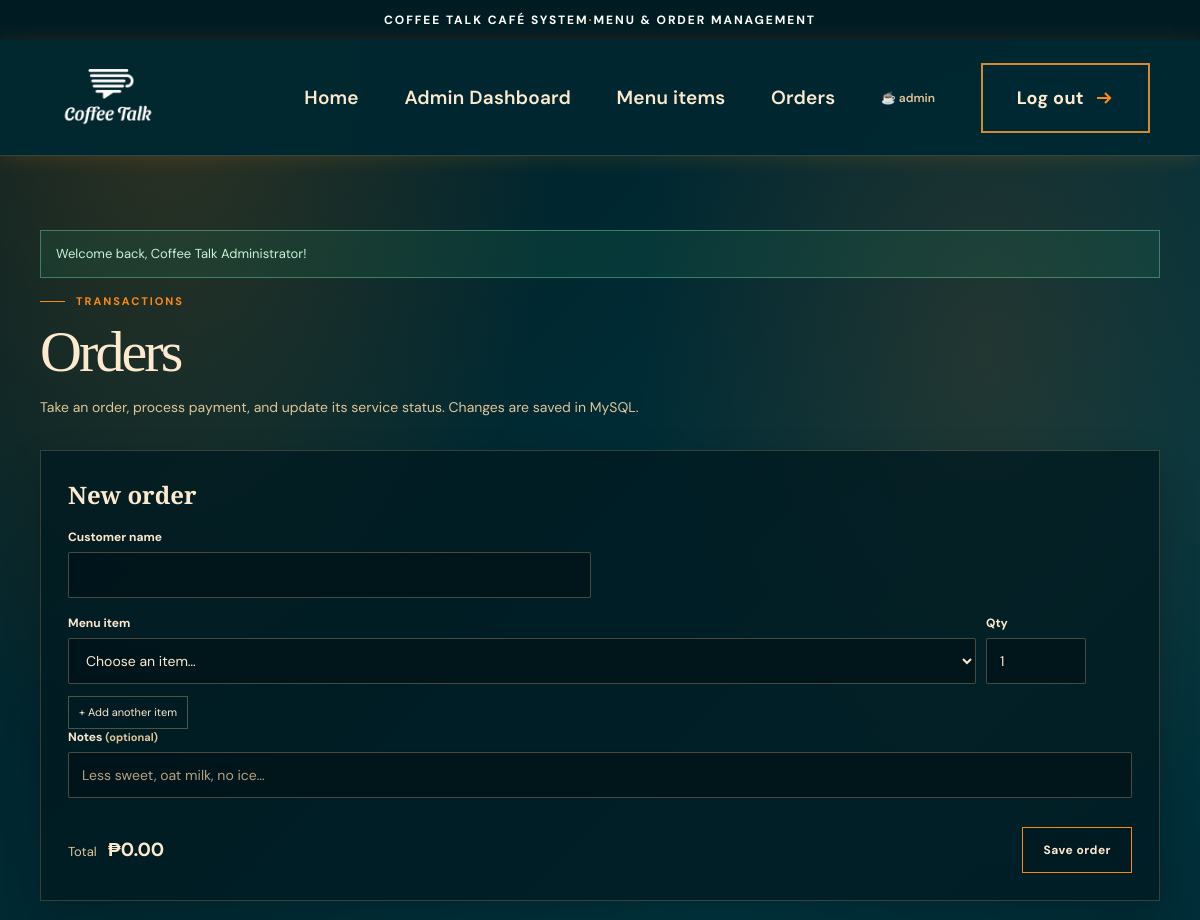
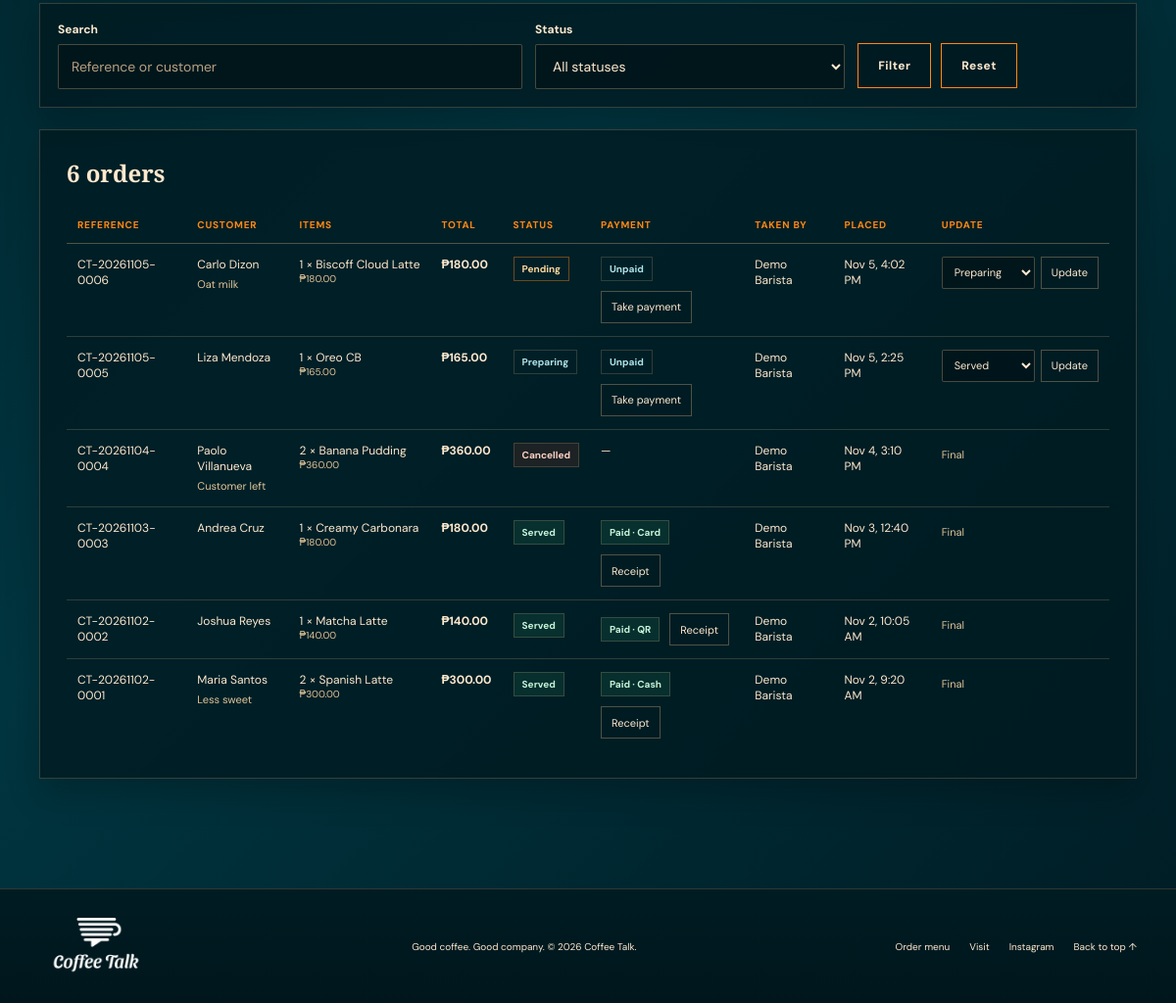
The page /pages/transactions.php (signed in) on the database its author committed (2 pictures, top to bottom).
### tables this page shows
CREATE TABLE IF NOT EXISTS `orders` (
  `id` INT UNSIGNED NOT NULL AUTO_INCREMENT,
  `order_ref` VARCHAR(30) NOT NULL,
  `user_id` INT UNSIGNED NULL DEFAULT NULL,
  `item_id` INT UNSIGNED NOT NULL,
  `customer_name` VARCHAR(100) NOT NULL,
  `quantity` SMALLINT UNSIGNED NOT NULL,
  `unit_price` DECIMAL(8,2) NOT NULL,
  `total_amount` DECIMAL(10,2) NOT NULL,
  `status` ENUM('Pending','Preparing','Served','Cancelled') NOT NULL DEFAULT 'Pending',
  `notes` VARCHAR(255) NOT NULL DEFAULT '',
  `created_at` TIMESTAMP NOT NULL DEFAULT CURRENT_TIMESTAMP,
  `updated_at` TIMESTAMP NOT NULL DEFAULT CURRENT_TIMESTAMP ON UPDATE CURRENT_TIMESTAMP,
  PRIMARY KEY (`id`), UNIQUE KEY `uq_orders_ref` (`order_ref`), KEY `idx_orders_status` (`status`), KEY `idx_orders_user` (`user_id`), KEY `idx_orders_item` (`item_id`),
  CONSTRAINT `fk_orders_user` FOREIGN KEY (`user_id`) REFERENCES `users` (`id`) ON DELETE RESTRICT ON UPDATE CASCADE,
  CONSTRAINT `fk_orders_item` FOREIGN KEY (`item_id`) REFERENCES `menu_items` (`id`) ON DELETE RESTRICT ON UPDATE CASCADE
);

CREATE TABLE IF NOT EXISTS `menu_items` (
  `id` INT UNSIGNED NOT NULL AUTO_INCREMENT,
  `name` VARCHAR(80) NOT NULL,
  `category` VARCHAR(40) NOT NULL,
  `description` VARCHAR(255) NOT NULL DEFAULT '',
  `price` DECIMAL(8,2) NOT NULL,
  `is_active` TINYINT(1) NOT NULL DEFAULT 1,
  `created_at` TIMESTAMP NOT NULL DEFAULT CURRENT_TIMESTAMP,
  `updated_at` TIMESTAMP NOT NULL DEFAULT CURRENT_TIMESTAMP ON UPDATE CURRENT_TIMESTAMP,
  PRIMARY KEY (`id`), UNIQUE KEY `uq_menu_category_name` (`category`,`name`), KEY `idx_menu_active` (`is_active`)
);

CREATE TABLE IF NOT EXISTS `users` (
  `id` INT UNSIGNED NOT NULL AUTO_INCREMENT,
  `full_name` VARCHAR(100) NOT NULL,
  `username` VARCHAR(30) NOT NULL,
  `email` VARCHAR(120) NOT NULL,
  `password_hash` VARCHAR(255) NOT NULL,
  `role` ENUM('staff','admin') NOT NULL DEFAULT 'staff',
  `created_at` TIMESTAMP NOT NULL DEFAULT CURRENT_TIMESTAMP,
  PRIMARY KEY (`id`), UNIQUE KEY `uq_users_username` (`username`), UNIQUE KEY `uq_users_email` (`email`)
);

CREATE TABLE IF NOT EXISTS `payments` (
  `id` INT UNSIGNED NOT NULL AUTO_INCREMENT,
  `order_ref` VARCHAR(30) NOT NULL,
  `method` ENUM('Cash','QR','Card') NOT NULL,
  `amount_due` DECIMAL(10,2) NOT NULL,
  `amount_received` DECIMAL(10,2) NOT NULL,
  `change_given` DECIMAL(10,2) NOT NULL DEFAULT 0.00,
  `reference_no` VARCHAR(40) NOT NULL DEFAULT '',
  `received_by` INT UNSIGNED NULL DEFAULT NULL,
  `paid_at` TIMESTAMP NOT NULL DEFAULT CURRENT_TIMESTAMP,
  PRIMARY KEY (`id`), UNIQUE KEY `uq_payments_order` (`order_ref`), KEY `idx_payments_method` (`method`),
  CONSTRAINT `fk_payments_order` FOREIGN KEY (`order_ref`) REFERENCES `orders` (`order_ref`) ON DELETE RESTRICT ON UPDATE CASCADE,
  CONSTRAINT `fk_payments_user` FOREIGN KEY (`received_by`) REFERENCES `users` (`id`) ON DELETE SET NULL ON UPDATE CASCADE
);

### config/database.php (called while the page is built, shortened)
<?php
function db_connect(): mysqli
{
    static $conn = null;
    if ($conn === null) {
        $conn = new mysqli(DB_HOST, DB_USER, DB_PASS, DB_NAME);
        $conn->set_charset("utf8mb4");
    }
    return $conn;
}
function db(): mysqli
{
    try {
        return db_connect();
    } catch (mysqli_sql_exception $e) {
        http_response_code(500);
        exit("Database connection failed. Start MySQL, import database/coffee_talk.sql, and check config/database.php.");
    }
}

### pages/transactions.php (the view, shortened to what this page needs)
<?php
require_once __DIR__ . "/../includes/functions.php";
$conn = db();
$old = old_get();
$customer = isset($old["customer_name"]) && is_string($old["customer_name"]) ? $old["customer_name"] : "";
$notes = isset($old["notes"]) && is_string($old["notes"]) ? $old["notes"] : "";
$order_lines = [];
if (!$order_lines) $order_lines[] = ["id" => "", "qty" => "1"];
$menu = [];
$result = $conn->query("SELECT id,name,category,price FROM menu_items WHERE is_active=1 ORDER BY category,name");
while ($row = $result->fetch_assoc()) $menu[$row["category"]][] = $row;
$q = isset($_GET["q"]) && is_string($_GET["q"]) ? trim($_GET["q"]) : "";
$where = [];
$types = "";
$params = [];
$page = isset($_GET["page"]) ? max(1, (int) $_GET["page"]) : 1;
$list = fetch_order_page($where, $types, $params, 25, $page);
$orders = $list["orders"];
$payments = fetch_payments(array_column($orders, "ref"));
require __DIR__ . "/../includes/header.php";
?>
<main class="app-main"><div class="app-wrap">
<?= flash_render() ?>
<div class="app-head">
<div><div class="eyebrow">Transactions</div><h1 class="app-title">Orders</h1><p class="app-lead">Take an order, process payment, and update its service status. Changes are saved in MySQL.</p></div>
</div>
<section class="panel">
<div class="panel-head"><h2>New order</h2></div>
<?php if ($menu): ?>
<form class="order-form" method="post" action="<?= e(url('actions/save_transaction.php')) ?>" data-validate novalidate>
<div class="field"><label for="customer_name">Customer name</label><input type="text" id="customer_name" name="customer_name" required minlength="2" maxlength="100" value="<?= e($customer) ?>" /><span class="field-error" aria-live="polite"></span></div>
<div class="order-lines" id="order-lines">
<?php foreach ($order_lines as $line): ?>
<div class="order-line">
<div class="field"><label>Menu item</label><select name="item_id[]" required><option value="">Choose an item…</option></select></div>
<div class="field field-qty"><label>Qty</label><input type="number" name="quantity[]" required min="1" max="50" step="1" value="<?= e($line['qty']) ?>" /><span class="field-error" aria-live="polite"></span></div>
</div>
<?php endforeach; ?>
</div>
<div class="field-wide"><button class="btn-sm" type="button" id="add-line">+ Add another item</button></div>
<div class="field field-wide"><label for="notes">Notes <span class="optional">(optional)</span></label><input type="text" id="notes" name="notes" maxlength="255" placeholder="Less sweet, oat milk, no ice…" value="<?= e($notes) ?>" /><span class="field-error" aria-live="polite"></span></div>
<div class="order-submit"><div class="order-total">Total <strong id="order-total">₱0.00</strong></div><button class="button" type="submit">Save order</button></div>
</form>
<?php else: ?>
<p class="empty-state">There are no active menu items. <a class="text-link" href="<?= e(url('pages/records.php')) ?>">Add or restore one first →</a></p>
<?php endif; ?>
</section>
<form class="filter-bar" method="get" action="<?= e(url('pages/transactions.php')) ?>">
<div class="field"><label for="q">Search</label><input type="search" id="q" name="q" placeholder="Reference or customer" value="<?= e($q) ?>" /></div>
<div class="field"><label for="status">Status</label><select id="status" name="status"><option value="">All statuses</option></select></div>
<div class="filter-actions"><button class="button" type="submit">Filter</button><a class="text-link" href="<?= e(url('pages/transactions.php')) ?>">Reset</a></div>
</form>
<section class="panel">
<div class="panel-head"><h2><?= (int) $list['total'] ?> <?= $list['total'] === 1 ? 'order' : 'orders' ?></h2></div>
<?php if ($orders): ?>
<div class="table-wrap"><table class="data-table">
<thead><tr><th>Reference</th><th>Customer</th><th>Items</th><th>Total</th><th>Status</th><th>Payment</th><th>Taken by</th><th>Placed</th><th>Update</th></tr></thead>
<tbody>
<?php foreach ($orders as $order): ?>
<?php $next = allowed_status_changes($order['status']); $pay = $payments[$order['ref']] ?? null; ?>
<tr>
<td data-label="Reference"><?= e($order['ref']) ?></td>
<td data-label="Customer"><?= e($order['customer_name']) ?><?php if ($order['notes'] !== ''): ?><small class="cell-note"><?= e($order['notes']) ?></small><?php endif; ?></td>
<td data-label="Items"><ul class="item-list"><?php foreach ($order['items'] as $line): ?><li><?= (int) $line['qty'] ?> × <?= e($line['name']) ?><small><?= e(peso($line['total'])) ?></small></li><?php endforeach; ?></ul></td>
<td data-label="Total"><strong><?= e(peso($order['total'])) ?></strong></td>
<td data-label="Status"><span class="<?= e(status_class($order['status'])) ?>"><?= e($order['status']) ?></span></td>
<td data-label="Payment">
<?php if ($pay): ?>
<div class="pay-cell"><span class="badge badge-paid">Paid · <?= e($pay['method']) ?></span><a class="btn-sm" href="<?= e(url('pages/receipt.php?ref=' . $order['ref'])) ?>">Receipt</a></div>
<?php elseif ($order['status'] === 'Cancelled'): ?>
—
<?php else: ?>
<div class="pay-cell"><span class="badge badge-unpaid">Unpaid</span><a class="btn-sm" href="<?= e(url('pages/payment.php?ref=' . $order['ref'])) ?>">Take payment</a></div>
<?php endif; ?>
</td>
<td data-label="Taken by"><?= e($order['taken_by'] ?? 'Online (customer)') ?></td>
<td data-label="Placed"><?= e(date('M j, g:i A', strtotime($order['created_at']))) ?></td>
<td data-label="Update">
<?php if ($next): ?>
<form class="status-form" method="post" action="<?= e(url('actions/update_transaction.php')) ?>" data-confirm="Cancel order <?= e($order['ref']) ?>? This cannot be undone." data-confirm-value="Cancelled">
<select name="status" aria-label="New status"><?php foreach ($next as $option): ?><option value="<?= e($option) ?>"><?= e($option) ?></option><?php endforeach; ?></select>
<button class="btn-sm" type="submit">Update</button>
</form>
<?php else: ?>
<span class="cell-note">Final</span>
<?php endif; ?>
</td>
</tr>
<?php endforeach; ?>
</tbody></table></div>
<?php else: ?>
<p class="empty-state">No orders match these filters.</p>
<?php endif; ?>
</section>
</div></main>
<?php require __DIR__ . "/../includes/footer.php"; ?>

### rows shown on the page
orders: order_ref "CT-20261105-0006", customer_name "Carlo Dizon", notes "Oat milk", quantity "1", item.name "Biscoff Cloud Latte", total "₱180.00", status "Pending", user.full_name "Demo Barista", created_at "Nov 5, 4:02 PM", status "Preparing"
orders: order_ref "CT-20261105-0005", customer_name "Liza Mendoza", quantity "1", item.name "Oreo CB", total "₱165.00", status "Preparing", user.full_name "Demo Barista", created_at "Nov 5, 2:25 PM", status "Served"
orders: order_ref "CT-20261104-0004", customer_name "Paolo Villanueva", notes "Customer left", quantity "2", item.name "Banana Pudding", total "₱360.00", status "Cancelled", user.full_name "Demo Barista", created_at "Nov 4, 3:10 PM", shows "Final"
orders: order_ref "CT-20261103-0003", customer_name "Andrea Cruz", quantity "1", item.name "Creamy Carbonara", total "₱180.00", status "Served", order_ref.method "Card", user.full_name "Demo Barista", created_at "Nov 3, 12:40 PM", shows "Final"
orders: order_ref "CT-20261102-0002", customer_name "Joshua Reyes", quantity "1", item.name "Matcha Latte", total "₱140.00", status "Served", order_ref.method "QR", user.full_name "Demo Barista", created_at "Nov 2, 10:05 AM", shows "Final"
orders: order_ref "CT-20261102-0001", customer_name "Maria Santos", notes "Less sweet", quantity "2", item.name "Spanish Latte", total "₱300.00", status "Served", order_ref.method "Cash", user.full_name "Demo Barista", created_at "Nov 2, 9:20 AM", shows "Final"

### other values the page prints
$announcement "COFFEE TALK CAFÉ SYSTEM · MENU & ORDER MANAGEMENT"
$dashboardLabel "Admin Dashboard"
$user['username'] "admin"
$flash["message"] "Welcome back, Coffee Talk Administrator!"
$list['total'] "6"
